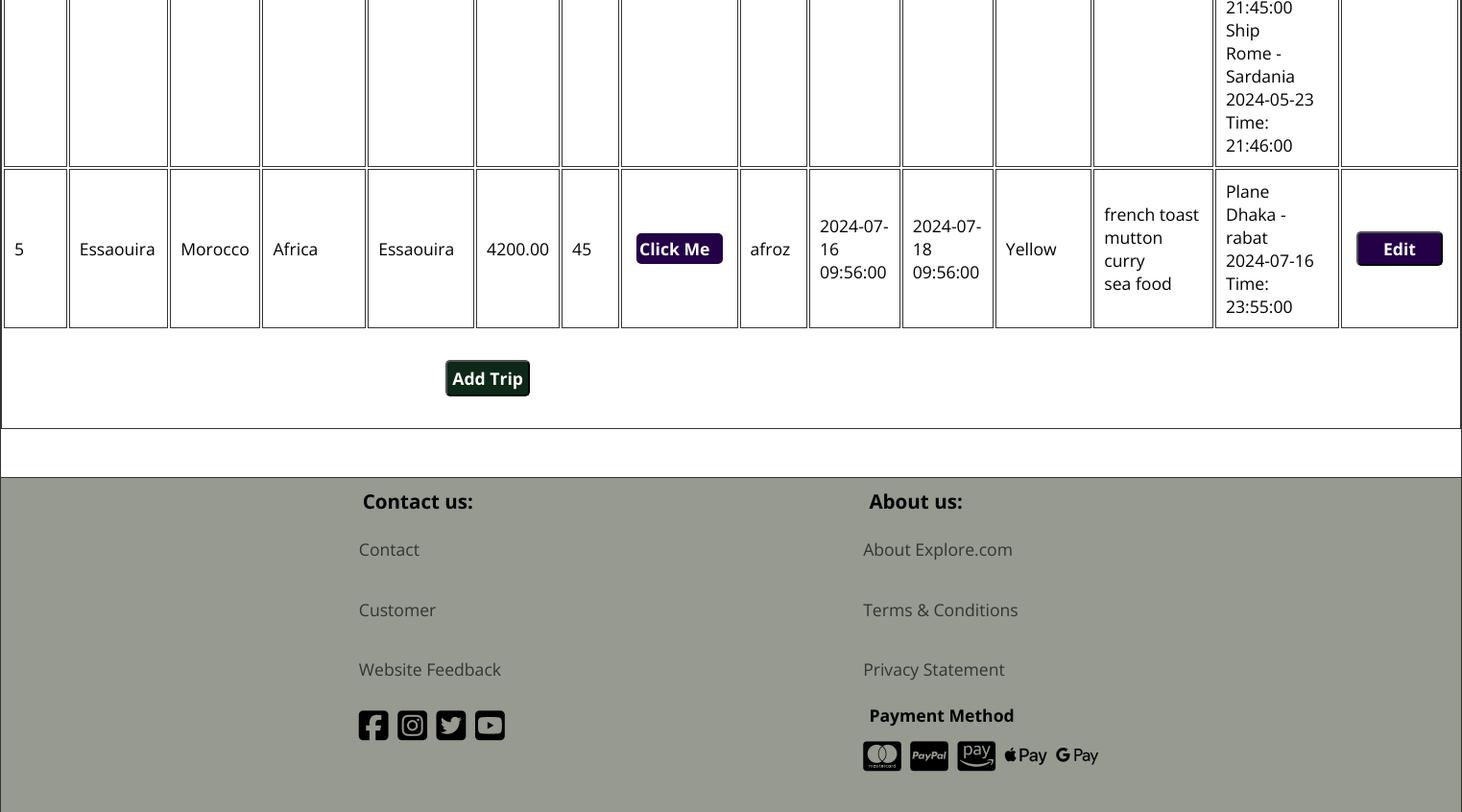
The app's page /Admin/tour_condition.php (lower part), older data.
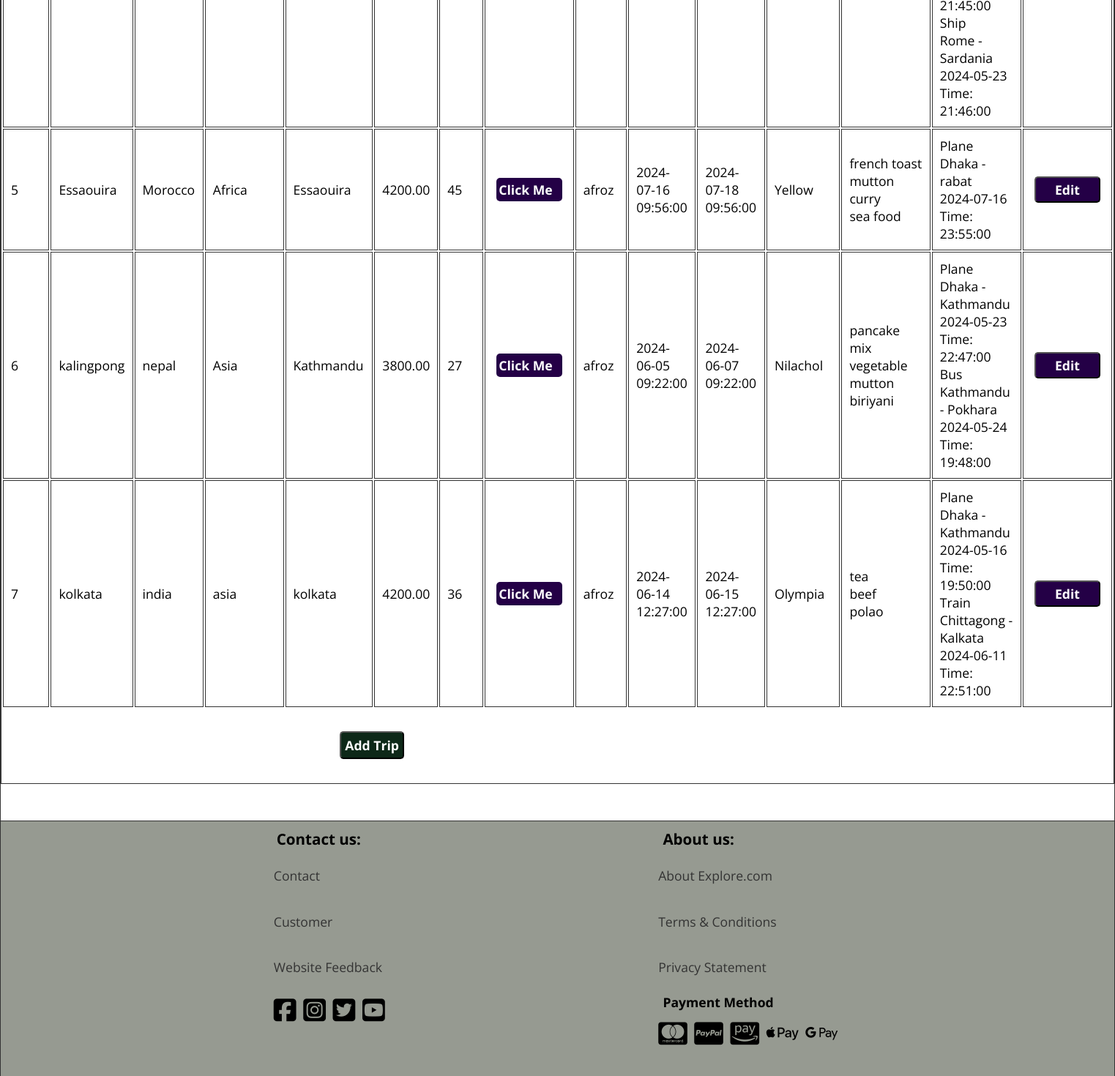
The same page, newer data.
### tables this page shows
CREATE TABLE `transport` (
  `transport_id` int(11) NOT NULL,
  `type` varchar(50) DEFAULT NULL,
  `from_place` varchar(100) DEFAULT NULL,
  `to_place` varchar(100) DEFAULT NULL,
  `price` decimal(10,2) DEFAULT NULL,
  `start_date` date DEFAULT NULL,
  `finish_date` date DEFAULT NULL,
  `finish_time` time DEFAULT NULL,
  `class` varchar(50) DEFAULT NULL,
  `capacity` int(11) DEFAULT NULL,
  `tour_id` int(11) DEFAULT NULL,
  `start_time` time NOT NULL
);

CREATE TABLE `tour` (
  `tour_id` int(11) NOT NULL,
  `about` text DEFAULT NULL,
  `place_name` varchar(100) DEFAULT NULL,
  `country` varchar(50) DEFAULT NULL,
  `city` varchar(50) DEFAULT NULL,
  `budget` decimal(10,2) DEFAULT NULL,
  `available_seat` int(11) DEFAULT NULL,
  `start_date` datetime DEFAULT NULL,
  `finish_date` datetime DEFAULT NULL,
  `map` varchar(100) DEFAULT NULL,
  `FAQ` text DEFAULT NULL,
  `menu_id` int(11) DEFAULT NULL,
  `hotel_id` int(11) DEFAULT NULL,
  `guide_username` varchar(50) DEFAULT NULL,
  `photo` blob DEFAULT NULL,
  `continent` varchar(20) NOT NULL,
  `capacity` int(11) NOT NULL
);

CREATE TABLE `hotel` (
  `hotel_id` int(11) NOT NULL,
  `type` varchar(50) DEFAULT NULL,
  `name` varchar(100) DEFAULT NULL,
  `price` decimal(10,2) DEFAULT NULL,
  `available_room` int(11) DEFAULT NULL,
  `place` varchar(100) DEFAULT NULL,
  `map` varchar(100) DEFAULT NULL,
  `photo` longblob DEFAULT NULL
);

### Admin/tour_condition.php (the view, shortened to what the changed rows need)
<?php
$conn = mysqli_connect("localhost","root","","explore_plus");
$sql = "SELECT t.tour_id,t.place_name,t.country,t.city,t.budget,t.available_seat,t.map,t.start_date,t.finish_date,t.guide_username,mb.breakfast,ml.lunch,md.dinner,h.name,t.continent
        FROM tour t
         left JOIN hotel h
         ON t.hotel_id = h.hotel_id
        left JOIN transport trn
        on trn.tour_id = t.tour_id
         left JOIN menu m
        ON m.menu_id = t.menu_id
        left join menu_breakfast mb
        on m.menu_id = mb.menu_id
        left join menu_lunch ml
        on m.menu_id = ml.menu_id
        left join menu_dinner md
        on m.menu_id = md.menu_id
        group by t.tour_id
        ";
$result = mysqli_query($conn,$sql);
$tours = mysqli_fetch_all($result,MYSQLI_ASSOC);
?>
<!DOCTYPE html>
<html lang="en">
<head>
    <link rel="stylesheet" href="../css/style.css">
    <link rel="stylesheet" href="https://cdnjs.cloudflare.com/ajax/libs/font-awesome/6.5.1/css/all.min.css" />
</head>
<body>
<main class="main main__table-container">
    <table class="main__table transportation">
        <tbody>
        <?php foreach ($tours as $tour): ?>
        <tr>
            <td class="table__item"><?php echo $tour['tour_id']?></td>
            <td class="table__item"><?php echo $tour['place_name']?></td>
            <td class="table__item"><?php echo $tour['country']?></td>
            <td class="table__item"><?php echo $tour['continent']?></td>
            <td class="table__item"><?php echo $tour['city']?></td>
            <td class="table__item"><?php echo $tour['budget']?></td>
            <td class="table__item"><?php echo $tour['available_seat']?></td>
            <td class="table__item"><a href="<?php echo $tour['map']?>"><div class="table_edit">Click Me</div></a></td>
            <td class="table__item"><?php echo $tour['guide_username']?></td>
            <td class="table__item"><?php
                $date = new DateTime((string)$tour['start_date']);
                $dateOnly = $date->format('Y-m-d');
                $timeOnly =$date->format('H:i:s')
                ?>
                <div><?php  echo $dateOnly; ?></div>
                <div><?php echo $timeOnly?></div>
            </td>
            <td class="table__item"><?php
                $date = new DateTime((string)$tour['finish_date']);
                $dateOnly = $date->format('Y-m-d');
                $timeOnly =$date->format('H:i:s')
                ?>
                <div><?php  echo $dateOnly; ?></div>
                <div><?php echo $timeOnly?></div>
            </td>
            <td class="table__item"><?php echo $tour['name']?></td>
            <td class="table__item">
                <div><?php echo $tour['breakfast']?></div>
                <div><?php echo $tour['lunch']?></div>
                <div><?php echo $tour['dinner']?></div>
            </td>
            <td class="table__item">
                <?php
                $transportsSql =mysqli_query($conn,"SELECT from_place , to_place , type ,trn.start_date ,trn.start_time
                                                                FROM tour t
                                                                INNER JOIN guide g
                                                                ON t.guide_username = g.username
                                                                INNER join transport trn
                                                                on trn.tour_id = t.tour_id
                                                                where t.tour_id = '{$tour['tour_id']}'");
                $transports = mysqli_fetch_all($transportsSql,MYSQLI_ASSOC);
                foreach ($transports as $transport):
                    echo $transport['type'] . '<br>';
                    echo $transport['from_place'] . " - ".$transport['to_place'].'<br>';
                    echo $transport['start_date'] . "  Time:  " . $transport['start_time'].'<br>';
                endforeach;
                ?>
            </td>
            <td class="table__item edit_option">
                <button type="submit" class="table_edit"><a href="trip_crud/trip_edit.php?tour_id=<?php echo $tour['tour_id'] ?>">Edit</a></button>
            </td>
        </tr>
        <?php endforeach; ?>
        </tbody>
    </table>
</main>

Row changes from the older to the newer data that the page shows:
added tour: tour_id "6", place_name "kalingpong", country "nepal", continent "Asia", city "Kathmandu", budget "3800.00", available_seat "27", guide_username "afroz", start_date "2024-06-05", start_date "09:22:00", finish_date "2024-06-07", finish_date "09:22:00", hotel.name "Nilachol", breakfast "pancake", lunch "mix vegetable", dinner "mutton biriyani"
now on this page (row edited): transport: type "Plane", from_place "Dhaka", to_place "Kathmandu", start_date "2024-05-23", start_time "22:47:00", shown under "6"
now on this page (row edited): transport: type "Bus", from_place "Kathmandu", to_place "Pokhara", start_date "2024-05-24", start_time "19:48:00", shown under "6"
added tour: tour_id "7", place_name "kolkata", country "india", continent "asia", city "kolkata", budget "4200.00", available_seat "36", guide_username "afroz", start_date "2024-06-14", start_date "12:27:00", finish_date "2024-06-15", finish_date "12:27:00", hotel.name "Olympia", breakfast "tea", lunch "beef", dinner "polao"
now on this page (row edited): transport: type "Plane", from_place "Dhaka", to_place "Kathmandu", start_date "2024-05-16", start_time "19:50:00", shown under "7"
now on this page (row edited): transport: type "Train", from_place "Chittagong", to_place "Kalkata", start_date "2024-06-11", start_time "22:51:00", shown under "7"
